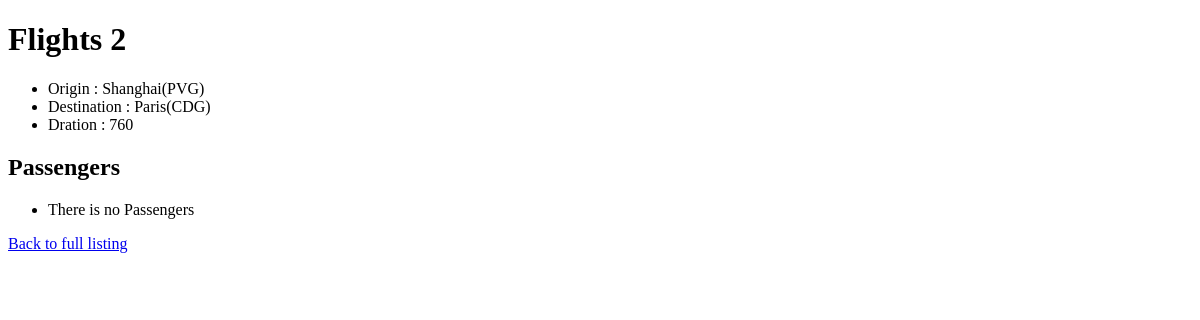
/2, run on an earlier commit of the app's database.
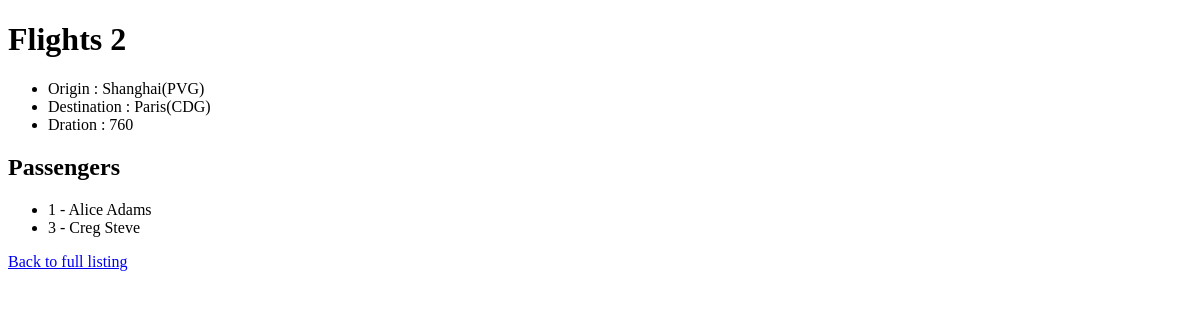
And on a later commit of the database.
### flights/models.py (models this page shows)
class Passenger(models.Model):
	firstname = models.CharField(max_length=64)
	lastname = models.CharField(max_length=64)
	flights = models.ManyToManyField(Flight, related_name='passengers')
	def __str__(self):
		return f"{self.firstname} {self.lastname}"

### flights/views.py (the view)
# urls.py: path('<int:flight_id>', views.flight, name='flight'),
def flight(request, flight_id):
	try:
		flight = Flight.objects.get(pk=flight_id)
	except Flight.DoesNotExist:
		raise Http404('Flight does not exist.')
	context = {
		'flight' : flight,
		'passengers' : flight.passengers.all()
	}
	return render(request, 'flights/flight.html', context=context)

### flights/models.py (called while the page is built)
	def __str__(self):
		return f"{self.city}({self.code})"

### flights/templates/flights/flight.html (shortened to what this page needs)
{% extends 'flights/base.html' %}
{% block body %}
	<h1>Flights {{ flight.id }}</h1>
	<ul>
		<li>Origin : {{ flight.origin }}</li>
		<li>Destination : {{ flight.destination }}</li>
		<li>Dration : {{ flight.dration }}</li>
	</ul>
	<h2>Passengers</h2>
	<ul>
		{% for passenger in passengers %}
			<li>{{ passenger.id }} - {{ passenger }}</li>
		{% empty %}
			<li>There is no Passengers</li>
		{% endfor %}
	</ul>
	<a href="{% url 'index' %}">Back to full listing</a>
{% endblock %}

What changed in the data, as far as the page shows it:
added Passenger: id "1", firstname+lastname "Alice Adams"
added Passenger: id "3", firstname+lastname "Creg Steve"
Also different on the page:
text no longer shown: "There is no Passengers"
